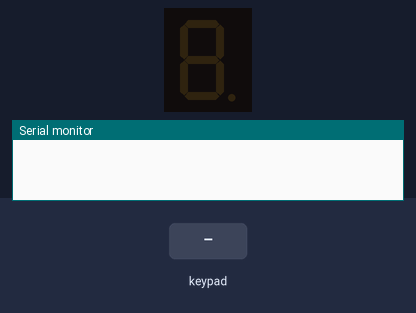
This sketch was run on a simulated Arduino Uno, built with avr-gcc and run on an emulated ATmega328P. On the bench: 1-digit seven-segment display, the last lines printed to the serial monitor. The test bench sets the inputs (shaded band).

Above: at 1.2 s.
1.3 s: keypad keys 5 4 3 2 A pressed 0.4 s apart
At 4.3 s:
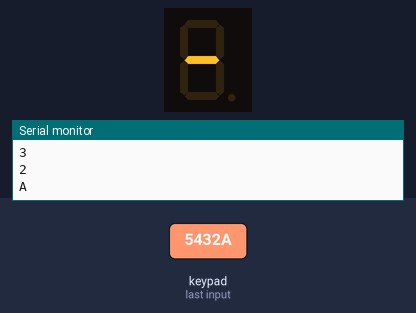
4.8 s: key '6' pressed
At 5.7 s:
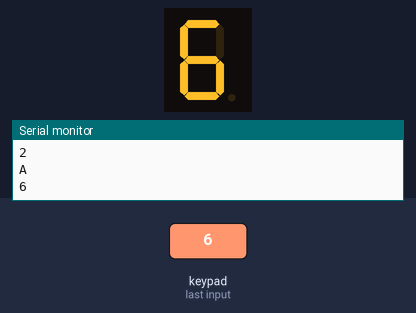
6.3 s: keypad keys 9 8 7 6 D pressed 0.4 s apart
At 6.5 s:
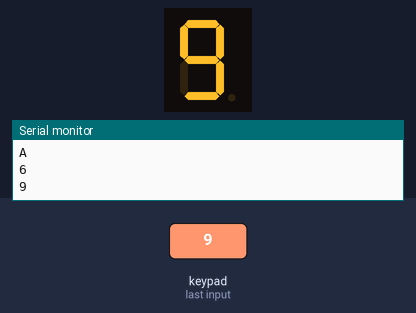
9.8 s: key '0' pressed
At 11.0 s:
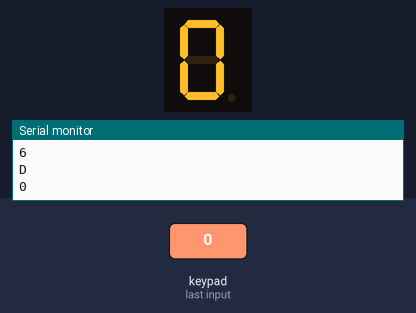
11.3 s: key 'D' pressed
At 11.9 s:
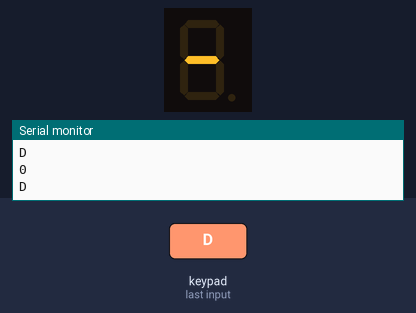
12.8 s: key '3' pressed
At 13.1 s:
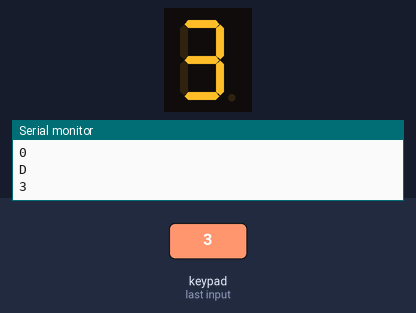
Timing chart, 0 to 15.3 s (numbered marks = the images above; inputs shaded):
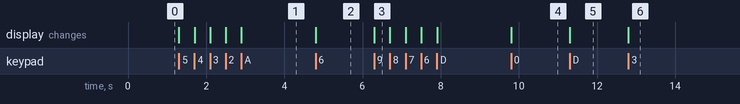

The sketch:

lab05-1.ino
```cpp
#include <SevSeg.h>
#include <Keypad.h>

SevSeg sevseg;

void setup() {
   Serial.begin(9600);
   byte numDigits =1;

   byte digitPins[] = {A2};
   byte segmentPins[] = {A0,A1,10,11,12,A3,A4,13};
   sevseg.begin(COMMON_CATHODE, numDigits, digitPins, segmentPins);
}

const byte ROWS = 4;
const byte COLS = 4;
char key;
int k;
char keys[ROWS][COLS]={
  {'F','E','D','C'},
  {'B','3','6','9'},
  {'A','2','5','8'},
  {'0','1','4','7'}
  };

byte rowPins[ROWS]={5,4,3,2};
byte colPins[COLS]={9,8,7,6};
Keypad keypad = Keypad(makeKeymap(keys),rowPins,colPins,ROWS,COLS);

void loop() {
  key = keypad.getKey();

  if (key != NO_KEY)
  {
    if(key>='A' && key<='Z')
       k=key-'A'+10;
    else
       k=key-'0';

    Serial.println(key);
     sevseg.setNumber(k,1);
     sevseg.refreshDisplay();
  }
  else
   sevseg.refreshDisplay();


}
```

Measured:
- after the input at 1.3 s, the display: first changes at once (image 1 shows a later state)
- after the input at 4.8 s, the display: changes at once (image 2)
- after the input at 6.3 s, the display: changes at once (image 3)
- after the input at 9.8 s, the display: changes at once (image 4)
- after the input at 11.3 s, the display: changes at once (image 5)
- after the input at 12.8 s, the display: changes at once (image 6)
